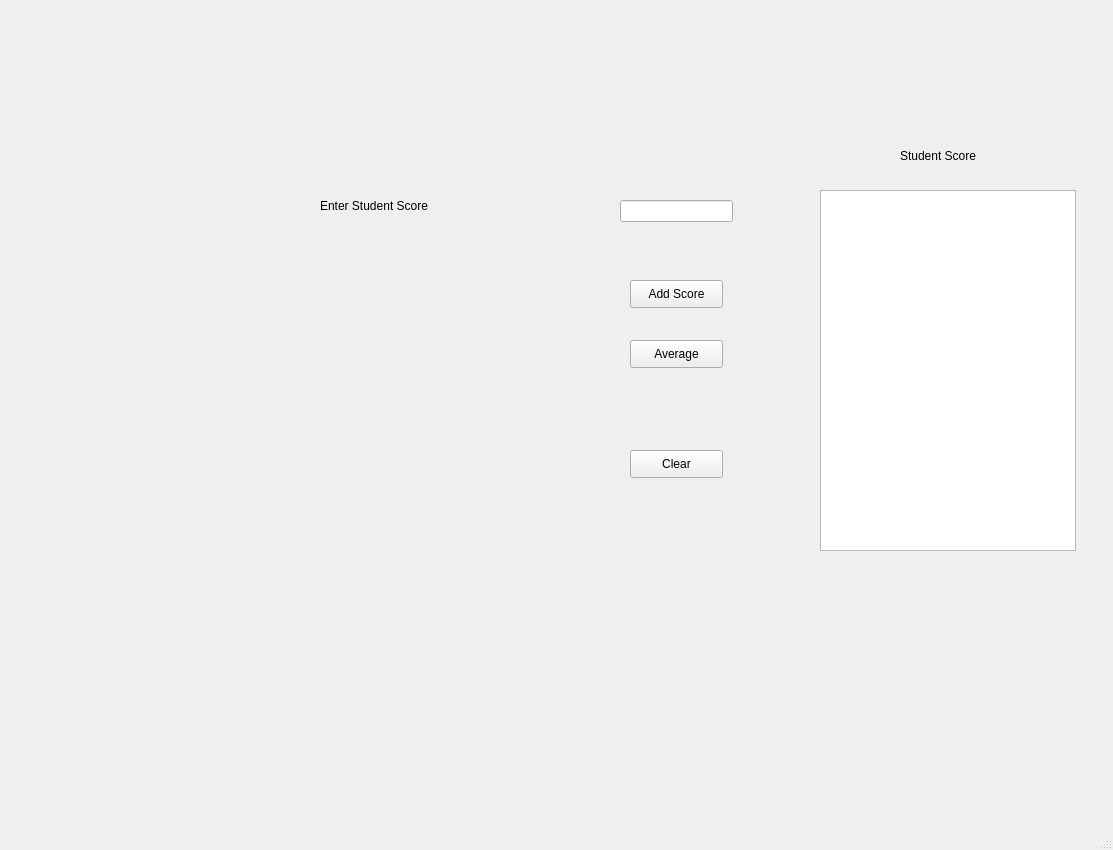
<?xml version="1.0" encoding="UTF-8"?>
<ui version="4.0">
 <class>calculateScore</class>
 <widget class="QMainWindow" name="calculateScore">
  <property name="geometry">
   <rect>
    <x>0</x>
    <y>0</y>
    <width>1113</width>
    <height>850</height>
   </rect>
  </property>
  <property name="windowTitle">
   <string>Calculate Score</string>
  </property>
  <widget class="QWidget" name="centralwidget">
   <widget class="QLabel" name="lblScore">
    <property name="geometry">
     <rect>
      <x>320</x>
      <y>180</y>
      <width>131</width>
      <height>51</height>
     </rect>
    </property>
    <property name="font">
     <font>
      <family>Segoe UI</family>
      <pointsize>9</pointsize>
     </font>
    </property>
    <property name="text">
     <string>Enter Student Score</string>
    </property>
   </widget>
   <widget class="QLineEdit" name="txtScore">
    <property name="geometry">
     <rect>
      <x>620</x>
      <y>200</y>
      <width>113</width>
      <height>22</height>
     </rect>
    </property>
    <property name="font">
     <font>
      <family>Segoe UI</family>
      <pointsize>9</pointsize>
     </font>
    </property>
   </widget>
   <widget class="QPushButton" name="btnAddScore">
    <property name="geometry">
     <rect>
      <x>630</x>
      <y>280</y>
      <width>93</width>
      <height>28</height>
     </rect>
    </property>
    <property name="font">
     <font>
      <family>Segoe UI</family>
      <pointsize>9</pointsize>
     </font>
    </property>
    <property name="text">
     <string>Add Score</string>
    </property>
   </widget>
   <widget class="QPushButton" name="btnAverage">
    <property name="geometry">
     <rect>
      <x>630</x>
      <y>340</y>
      <width>93</width>
      <height>28</height>
     </rect>
    </property>
    <property name="font">
     <font>
      <family>Segoe UI</family>
      <pointsize>9</pointsize>
     </font>
    </property>
    <property name="text">
     <string>Average</string>
    </property>
   </widget>
   <widget class="QPushButton" name="btClear">
    <property name="geometry">
     <rect>
      <x>630</x>
      <y>450</y>
      <width>93</width>
      <height>28</height>
     </rect>
    </property>
    <property name="font">
     <font>
      <family>Segoe UI</family>
      <pointsize>9</pointsize>
     </font>
    </property>
    <property name="text">
     <string>Clear</string>
    </property>
   </widget>
   <widget class="QListWidget" name="lstScores">
    <property name="geometry">
     <rect>
      <x>820</x>
      <y>190</y>
      <width>256</width>
      <height>361</height>
     </rect>
    </property>
   </widget>
   <widget class="QLabel" name="lblStudentScores">
    <property name="geometry">
     <rect>
      <x>900</x>
      <y>130</y>
      <width>131</width>
      <height>51</height>
     </rect>
    </property>
    <property name="font">
     <font>
      <family>Segoe UI</family>
      <pointsize>9</pointsize>
     </font>
    </property>
    <property name="text">
     <string>Student Score</string>
    </property>
   </widget>
  </widget>
  <widget class="QMenuBar" name="menubar">
   <property name="geometry">
    <rect>
     <x>0</x>
     <y>0</y>
     <width>1113</width>
     <height>26</height>
    </rect>
   </property>
  </widget>
  <widget class="QStatusBar" name="statusbar"/>
 </widget>
 <resources/>
 <connections/>
</ui>
